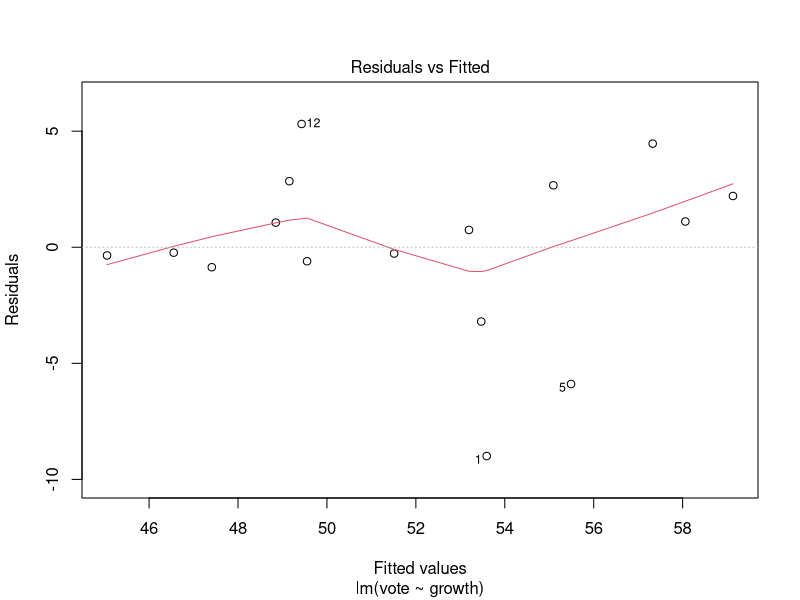
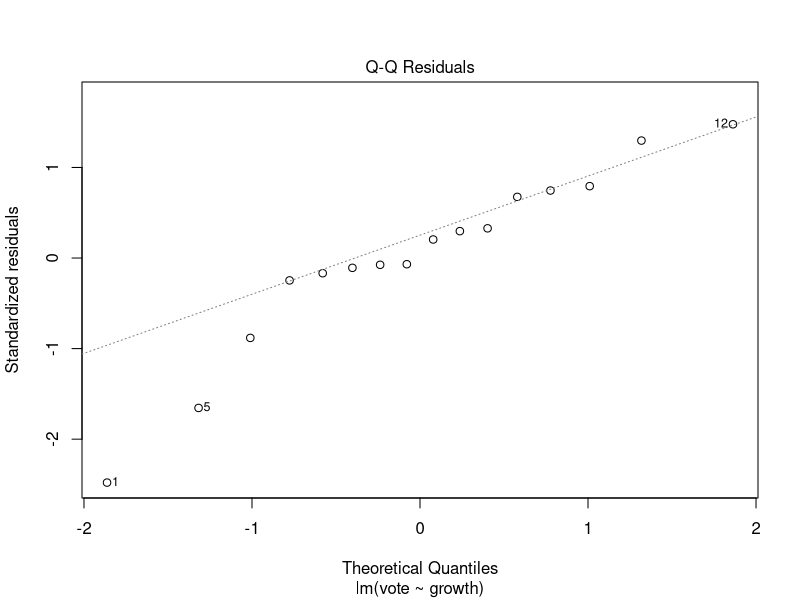
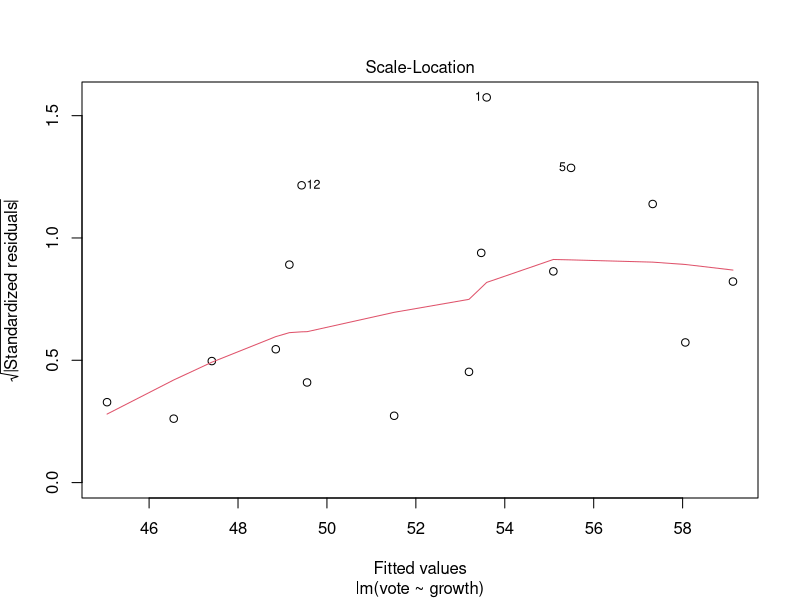
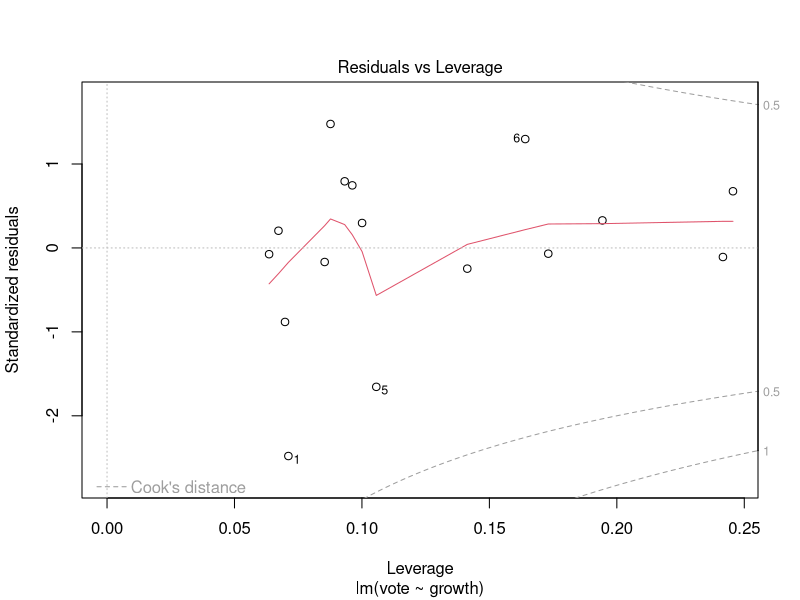

The R script that drew these images, in order:
#Regression predictors: 
#In the election forecasting example of Section 7.1, we used inflation- adjusted growth in average personal income as a predictor. 
#From the standpoint of economics, it makes sense to adjust for inflation here. 
#But suppose the model had used growth in average personal income, not adjusting for inflation. 
#How would this have changed the resulting regression? How would this change have affected the fit and interpretation of the results?

#setwd("/Users/marymoody/Desktop/cogs")
dataset <- read.table("Notebooks/hibbs-1.dat", header = TRUE)
dataset #dataset 


model=lm(vote~growth, data=dataset)
model
plot(model)
summary(model)

## Make up inflation rates
irate <- rgamma(nrow(dataset),4)
summary(irate)

dataset$growth1 <- dataset$growth*(1+irate/100)
model1 <- lm(vote~growth1,data=dataset)
summary(model1)
